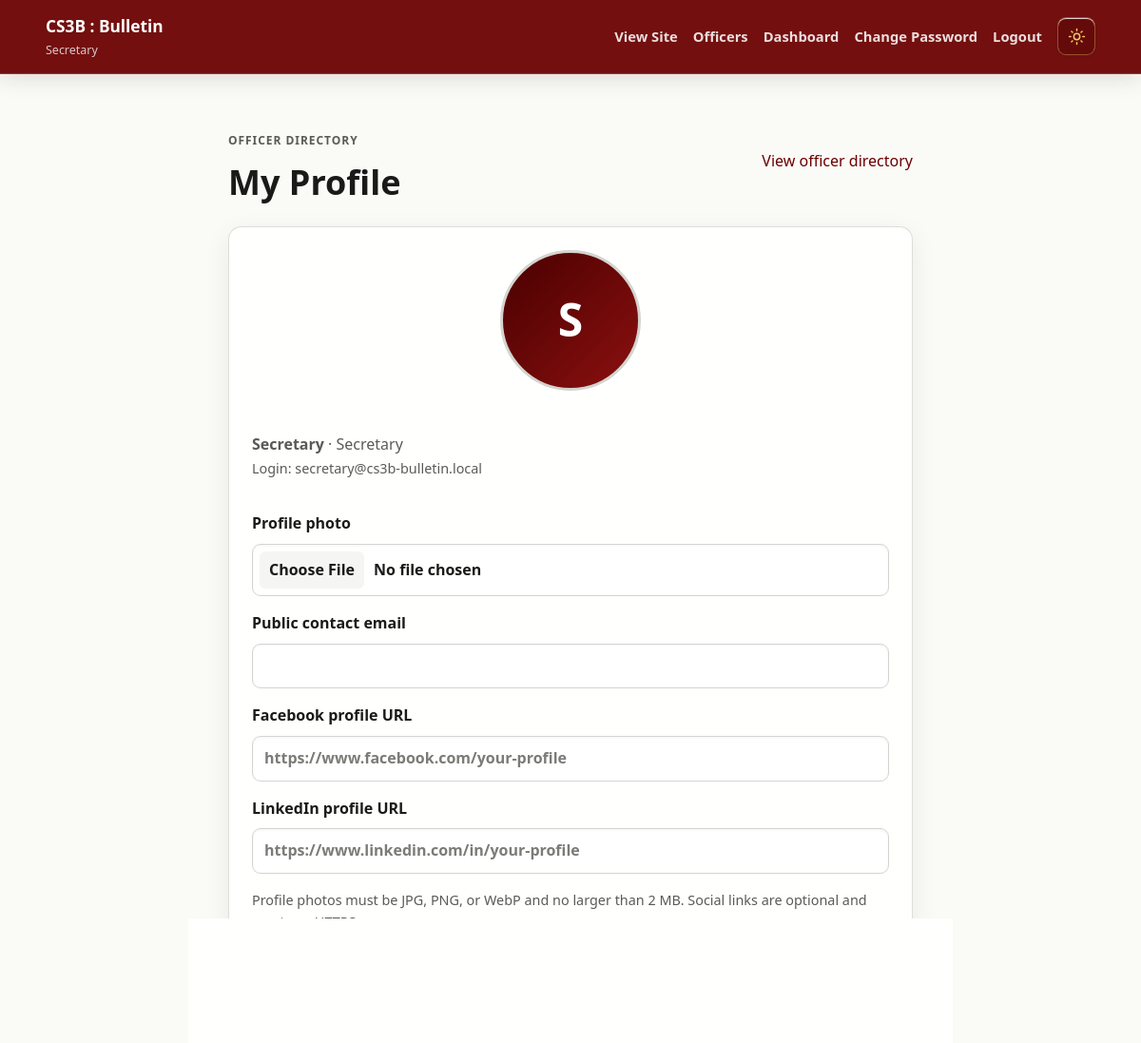
/profile.php (signed in), run on the app's committed database.
### tables this page shows
CREATE TABLE users (
 id INT UNSIGNED AUTO_INCREMENT PRIMARY KEY,
 name VARCHAR(120) NOT NULL,
 email VARCHAR(190) NOT NULL UNIQUE,
 password VARCHAR(255) NOT NULL,
 default_password VARCHAR(255) NOT NULL,
 role ENUM('admin','officer','moderator','president','vice_president','secretary','treasurer') NOT NULL DEFAULT 'officer',
 photo_path VARCHAR(255) NULL,
 contact_email VARCHAR(190) NULL,
 facebook_url VARCHAR(500) NULL,
 linkedin_url VARCHAR(500) NULL,
 created_at TIMESTAMP DEFAULT CURRENT_TIMESTAMP
);

### functions.php (called while the page is built, shortened)
<?php
function e($value) {
    return htmlspecialchars((string)$value, ENT_QUOTES, 'UTF-8');
}
function role_label($role) {
    $labels = [
        'admin' => 'Admin',
        'officer' => 'Officer',
        'moderator' => 'Moderator',
        'president' => 'President',
        'vice_president' => 'Vice-President',
        'secretary' => 'Secretary',
        'treasurer' => 'Treasurer',
    ];
    return $labels[$role] ?? 'Officer';
}

### profile.php (the view, shortened to what this page needs)
<?php
require 'config.php'; require 'functions.php'; require_officer();
$userId = (int)$_SESSION['user']['id'];
$stmt = $pdo->prepare('SELECT name,email,role,photo_path,contact_email,facebook_url,linkedin_url FROM users WHERE id=?');
$stmt->execute([$userId]);
$profile = $stmt->fetch();
?>
<!doctype html><html><head><link rel="stylesheet" href="assets/style.css"></head><body>
<header class="top"><div><strong>CS3B : Bulletin</strong><span><?=e(role_label($profile['role']))?></span></div><nav><a href="./">View Site</a><a href="officers">Officers</a><a href="dashboard">Dashboard</a><a href="change-password">Change Password</a><a href="logout">Logout</a></nav></header>
<main class="container narrow"><div class="dashhead"><div><p class="eyebrow">OFFICER DIRECTORY</p><h1>My Profile</h1></div><a href="officers">View officer directory</a></div>
<form class="card form" method="post" enctype="multipart/form-data"><input type="hidden" name="csrf" value="<?=e(csrf_token())?>">
<?php if($profile['photo_path']): ?><img class="profile-preview" src="<?=e($profile['photo_path'])?>" alt="Current profile photo"><?php else: ?><div class="profile-placeholder" aria-hidden="true"><?=e(strtoupper(substr($profile['name'], 0, 1)))?></div><?php endif; ?>
<p><strong><?=e($profile['name'])?></strong> · <?=e(role_label($profile['role']))?><br><small class="field-note">Login: <?=e($profile['email'])?></small></p>
<label>Profile photo<input type="file" name="photo" accept="image/jpeg,image/png,image/webp"></label>
<label>Public contact email<input type="email" name="contact_email" maxlength="190" value="<?=e($profile['contact_email'] ?? '')?>" autocomplete="email"></label>
<label>Facebook profile URL<input type="url" name="facebook_url" maxlength="500" placeholder="https://www.facebook.com/your-profile" value="<?=e($profile['facebook_url'] ?? '')?>"></label>
<label>LinkedIn profile URL<input type="url" name="linkedin_url" maxlength="500" placeholder="https://www.linkedin.com/in/your-profile" value="<?=e($profile['linkedin_url'] ?? '')?>"></label>
<p class="field-note">Profile photos must be JPG, PNG, or WebP and no larger than 2 MB. Social links are optional and must use HTTPS.</p><button class="primary" type="submit">Save Profile</button></form></main></body></html>

### data on the page
users: role "Secretary", name "S", name "Secretary", email "secretary@cs3b-bulletin.local"
